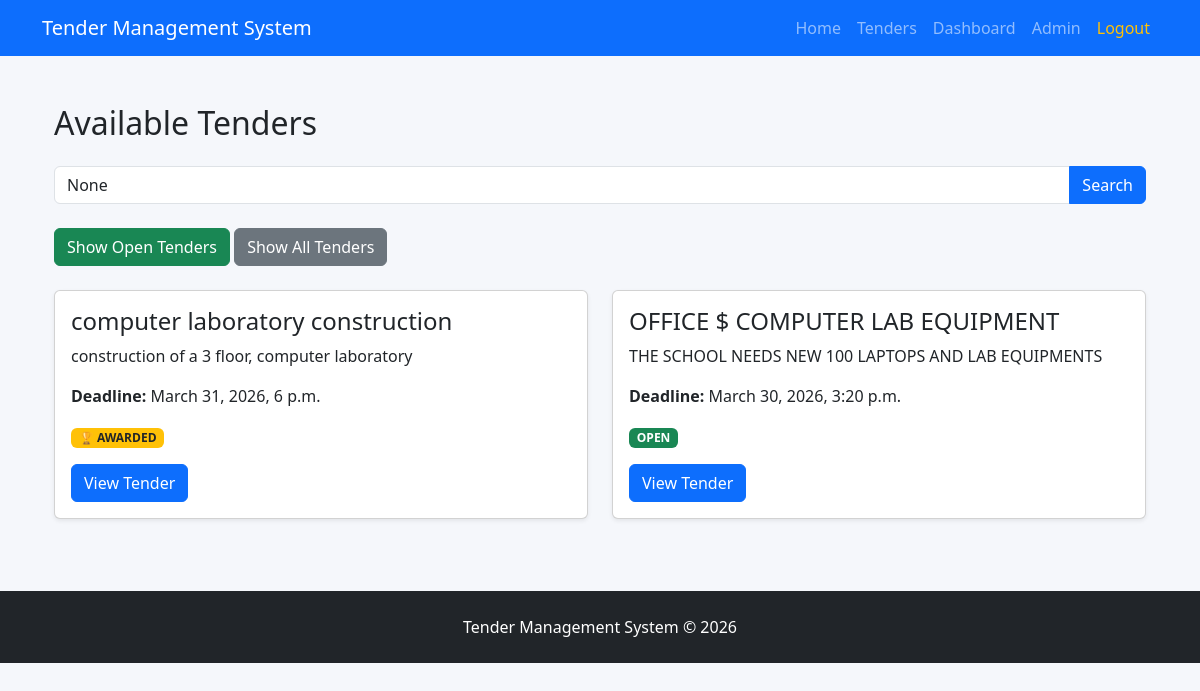
Screenshot of /tenders/ with the database file from the repository.
### tenders/models.py (models this page shows, shortened)
class Tender(models.Model):
    title = models.CharField(max_length=255)
    description = models.TextField()
    budget = models.DecimalField(max_digits=10, decimal_places=2)
    deadline = models.DateTimeField()
    document = models.FileField(
        upload_to="tender_documents/",
        null=True,
        blank=True
    )
    created_by = models.ForeignKey(
        User,
        on_delete=models.CASCADE,
        related_name="tenders_created"
    )
    created_at = models.DateTimeField(auto_now_add=True)
    awarded_bid = models.ForeignKey(
        'bids.Bid',
        on_delete=models.SET_NULL,
        null=True,
        blank=True,
        related_name="awarded_tender"
    )
    def is_open(self):
        return timezone.now() < self.deadline

### tenders/views.py (the view)
# urls.py: path('', views.tender_list, name='tender_list'),
def tender_list(request):
    query = request.GET.get('q')
    filter_status = request.GET.get('status')
    tenders = Tender.objects.all()
    if query:
        tenders = tenders.filter(title__icontains=query)
    if filter_status == "open":
        tenders = tenders.filter(deadline__gt=timezone.now())
    context = {
        'tenders': tenders,
        'query': query
    }
    return render(request, 'tenders/tender_list.html', context)

### tenders/templates/tenders/tender_list.html (shortened to what this page needs)
{% extends "base.html" %}
{% block content %}
<div class="container mt-5">
<h2 class="mb-4">Available Tenders</h2>
<form method="GET" class="mb-4">
<div class="input-group">
<input
type="text"
name="q"
class="form-control"
placeholder="Search tenders..."
value="{{ query }}"
>
<button class="btn btn-primary">
Search
</button>
</div>
</form>
<div class="mb-4">
<a href="?status=open" class="btn btn-success">
Show Open Tenders
</a>
<a href="{% url 'tender_list' %}" class="btn btn-secondary">
Show All Tenders
</a>
</div>
<div class="row">
{% for tender in tenders %}
<div class="col-md-6">
<div class="card mb-4 shadow-sm">
<div class="card-body">
<h4>{{ tender.title }}</h4>
<p>{{ tender.description|truncatewords:25 }}</p>
<p>
<strong>Deadline:</strong> {{ tender.deadline }}
</p>
<p>
{% if tender.awarded_bid %} <span class="badge bg-warning text-dark">🏆 AWARDED</span>
{% elif tender.is_open %} <span class="badge bg-success">OPEN</span>
{% else %} <span class="badge bg-secondary">CLOSED</span>
{% endif %}
</p>
<a href="{% url 'tender_detail' tender.id %}" class="btn btn-primary">
View Tender
</a>
</div>
</div>
</div>
{% empty %}
<div class="col-12">
<div class="alert alert-warning">
No tenders available.
</div>
</div>
{% endfor %}
</div>
</div>
{% endblock %}

### templates/base.html (shortened to what this page needs)
<!DOCTYPE html>
<html>
<head>
    <link href="https://cdn.jsdelivr.net/npm/bootstrap@5.3.2/dist/css/bootstrap.min.css" rel="stylesheet">
</head>
<body style="background:#f5f7fb;">
<nav class="navbar navbar-expand-lg navbar-dark bg-primary">
<div class="container">
<a class="navbar-brand" href="/">
Tender Management System
</a>
<div class="collapse navbar-collapse" id="navbarNav">
<ul class="navbar-nav ms-auto">
<li class="nav-item">
<a class="nav-link" href="/">Home</a>
</li>
<li class="nav-item">
<a class="nav-link" href="/tenders/">Tenders</a>
</li>
<li class="nav-item">
<a class="nav-link" href="/dashboard/">Dashboard</a>
</li>
<li class="nav-item">
<a class="nav-link" href="/admin/">Admin</a>
</li>
<li class="nav-item">
<a class="nav-link text-warning" href="/accounts/logout/">
Logout
</a>
</li>
</ul>
</div>
</div>
</nav>
<div class="container mt-5">
{% block content %}
{% endblock %}
</div>
<footer class="bg-dark text-white text-center p-4 mt-5">
Tender Management System © 2026
</footer>
</body>
</html>

### rows the page displays
Tender: title "computer laboratory construction", description "construction of a 3 floor, computer laboratory", deadline "March 31, 2026, 6 p.m.", shows "🏆 AWARDED"
Tender: title "OFFICE $ COMPUTER LAB EQUIPMENT", description "THE SCHOOL NEEDS NEW 100 LAPTOPS AND LAB EQUIPMENTS", deadline "March 30, 2026, 3:20 p.m.", shows "OPEN"
